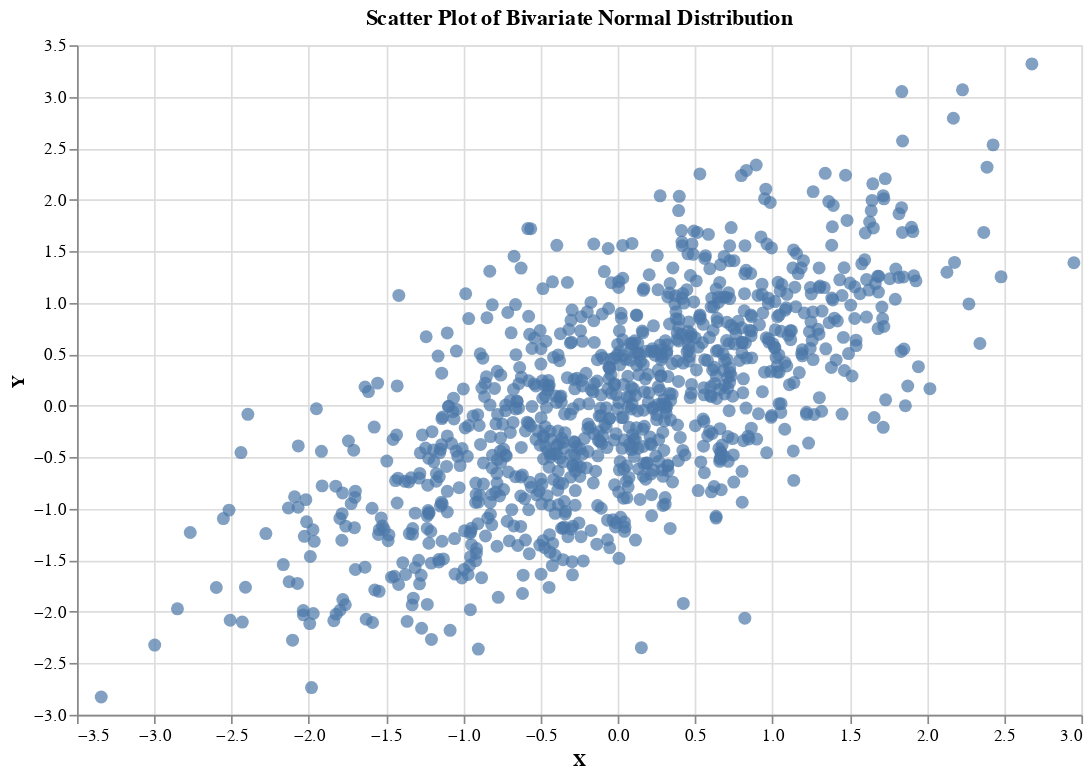

The cell this chart's notebook holds for it:
### Code cell
import numpy as np
import pandas as pd
import altair as alt

# Parameters for the bivariate normal distribution
mean = [0, 0]  # Mean vector for the two variables
cov = [[1, 0.7], [0.7, 1]]  # Covariance matrix (controls correlation, here 0.8)

# Generate random samples
data = np.random.multivariate_normal(mean, cov, 1000)
df = pd.DataFrame(data, columns=['X', 'Y'])

# Create the scatter plot
scatter_plot = alt.Chart(df).mark_circle(size=60).encode(
    x='X:Q',
    y='Y:Q',
    tooltip=['X', 'Y']
).properties(
    title='Scatter Plot of Bivariate Normal Distribution',
    width=600,
    height=400
)

scatter_plot.show()

### Figure 1 — Vega-Lite specification as saved in the notebook (floating-point values rounded to 4 significant figures; data arrays with more than 128 entries replaced by an {"elided": "..."} marker saying what was removed)
{"config": {"view": {"continuousWidth": 300, "continuousHeight": 300}}, "data": {"name": "data-04bd9b2caad65d2be1050ea05f8a2453"}, "mark": {"type": "circle", "size": 60}, "encoding": {"tooltip": [{"field": "X", "type": "quantitative"}, {"field": "Y", "type": "quantitative"}], "x": {"field": "X", "type": "quantitative"}, "y": {"field": "Y", "type": "quantitative"}}, "height": 400, "title": "Scatter Plot of Bivariate Normal Distribution", "width": 600, "$schema": "https://vega.github.io/schema/vega-lite/v5.20.1.json", "datasets": {"data-04bd9b2caad65d2be1050ea05f8a2453": {"elided": "1000 records"}}}
